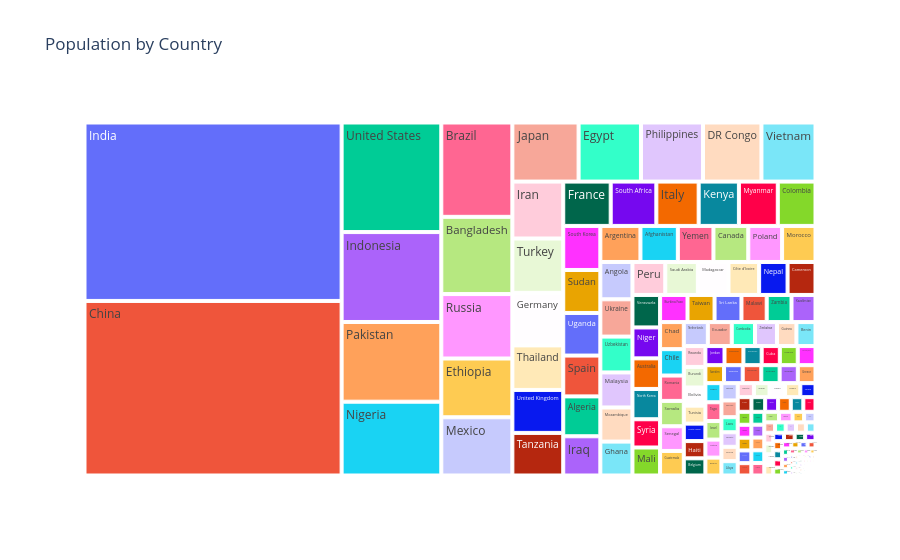

The cell this chart's notebook holds for it:
### Markdown cell above
## Insights
* The box plot shows several outliers, meaning a few countries have populations that are much higher than the rest of the world.
* Most countries have relatively low to medium populations, as the main box is concentrated near the lower end of the population scale.
* The highest outlier represents countries with extremely large populations (such as India and China), which are significantly different from other countries.
* The population data is positively (right) skewed, indicating that only a small number of countries have very high populations while the majority have much smaller populations.
* The graph highlights the unequal distribution of population across countries, showing that population is concentrated in only a few nations, whereas most countries have comparatively smaller populations.

### Code cell
import plotly.express as px

fig = px.treemap(
    df,
    path=['Country'],
    values='Population (2024)',
    title='Population by Country'
)

fig.update_layout(
    template='plotly_white'
)

fig.show()

### Figure 1 — Plotly figure (JSON) as saved in the notebook; plotly's stock layout.template omitted (floating-point values rounded to 4 significant figures; data arrays with more than 128 entries replaced by an {"elided": "..."} marker saying what was removed)
{"data": [{"branchvalues": "total", "domain": {"x": [0, 1], "y": [0, 1]}, "hovertemplate": "labels=%{label}<br>Population (2024)=%{value}<br>parent=%{parent}<br>id=%{id}<extra></extra>", "ids": {"elided": "234 str values"}, "labels": {"elided": "234 str values"}, "name": "", "parents": {"elided": "234 str values"}, "type": "treemap", "values": {"elided": "234 float values"}}], "layout": {"legend": {"tracegroupgap": 0}, "title": {"text": "Population by Country"}}}
